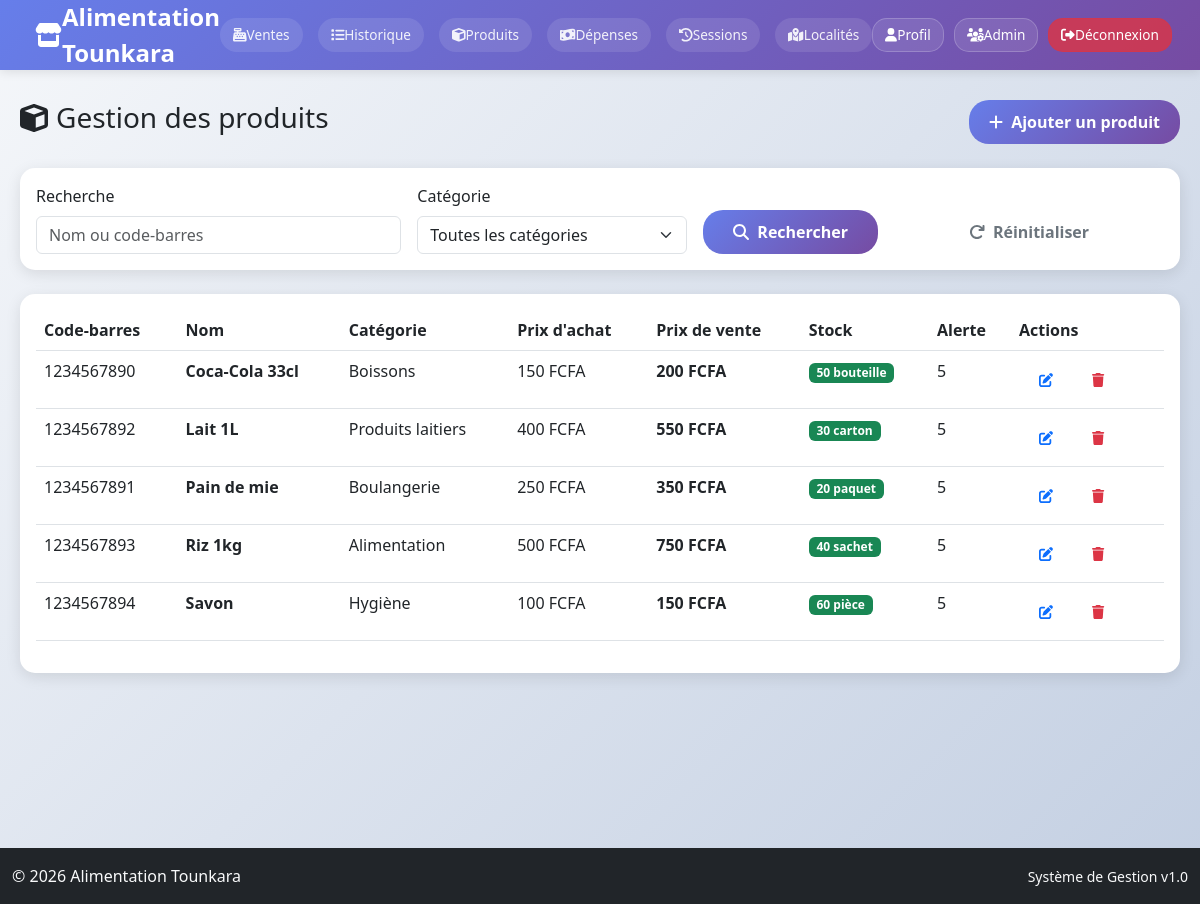
The page /products.php (signed in) on the database its author committed.
### tables this page shows
CREATE TABLE products (
    id INT AUTO_INCREMENT PRIMARY KEY,
    barcode VARCHAR(50) UNIQUE,
    name VARCHAR(200) NOT NULL,
    description TEXT,
    category_id INT,
    purchase_price DECIMAL(10,2) DEFAULT 0,
    selling_price DECIMAL(10,2) DEFAULT 0,
    stock_quantity INT DEFAULT 0,
    min_stock_alert INT DEFAULT 5,
    unit VARCHAR(20) DEFAULT 'unité',
    image_url VARCHAR(255),
    is_active BOOLEAN DEFAULT TRUE,
    created_at TIMESTAMP DEFAULT CURRENT_TIMESTAMP,
    updated_at TIMESTAMP DEFAULT CURRENT_TIMESTAMP ON UPDATE CURRENT_TIMESTAMP,
    FOREIGN KEY (category_id) REFERENCES categories(id)
);

CREATE TABLE categories (
    id INT AUTO_INCREMENT PRIMARY KEY,
    name VARCHAR(100) NOT NULL,
    description TEXT,
    created_at TIMESTAMP DEFAULT CURRENT_TIMESTAMP
);

### config/database.php (called while the page is built, shortened)
<?php
function formatMoney($amount) {
    return number_format((float)$amount, 0, ',', ' ') . ' ' . CURRENCY;
}
?>

### products.php (the view, shortened to what this page needs)
<?php
require_once 'config/database.php';
require_once 'includes/header.php';
$action = $_GET['action'] ?? 'list';
if ($action === 'list') {
    try {
        $query = "SELECT p.*, c.name as category_name FROM products p LEFT JOIN categories c ON p.category_id = c.id WHERE p.is_active = 1";
        $params = [];
        $query .= " ORDER BY p.name ASC";
        $stmt = $pdo->prepare($query);
        $stmt->execute($params);
        $products = $stmt->fetchAll();
    } catch(PDOException $e) {
        $error = 'Erreur: ' . $e->getMessage();
    }
}
?>
<?php if ($action === 'list'): ?>
<div class="row">
    <div class="col-12">
        <div class="d-flex justify-content-between align-items-center mb-4">
            <h1 class="h3">
                <i class="fas fa-cube me-2"></i>Gestion des produits
            </h1>
            <a href="products.php?action=add" class="btn btn-primary">
                <i class="fas fa-plus me-2"></i>Ajouter un produit
            </a>
        </div>
    </div>
</div>
<div class="card mb-4">
    <div class="card-body">
        <form method="GET" class="row g-3">
            <div class="col-md-4">
                <label for="search" class="form-label">Recherche</label>
                <input type="text" class="form-control" id="search" name="search" value="<?php echo htmlspecialchars($_GET['search'] ?? ''); ?>" placeholder="Nom ou code-barres">
            </div>
            <div class="col-md-3">
                <label for="category" class="form-label">Catégorie</label>
                <select class="form-select" id="category" name="category">
                    <option value="">Toutes les catégories</option>
                </select>
            </div>
            <div class="col-md-2 d-flex align-items-end">
                <button type="submit" class="btn btn-primary w-100">
                    <i class="fas fa-search me-2"></i>Rechercher
                </button>
            </div>
            <div class="col-md-3 d-flex align-items-end">
                <a href="products.php" class="btn btn-outline-secondary w-100">
                    <i class="fas fa-redo me-2"></i>Réinitialiser
                </a>
            </div>
        </form>
    </div>
</div>
<div class="card">
    <div class="card-body">
        <?php if (empty($products)): ?>
            <p class="text-muted text-center">Aucun produit trouvé</p>
        <?php else: ?>
            <div class="table-responsive">
                <table class="table table-hover">
                    <thead>
                        <tr>
                            <th>Code-barres</th>
                            <th>Nom</th>
                            <th>Catégorie</th>
                            <th>Prix d'achat</th>
                            <th>Prix de vente</th>
                            <th>Stock</th>
                            <th>Alerte</th>
                            <th>Actions</th>
                        </tr>
                    </thead>
                    <tbody>
                        <?php foreach ($products as $product): ?>
                        <tr class="<?php echo $product['stock_quantity'] <= $product['min_stock_alert'] ? 'table-warning' : ''; ?>">
                            <td><?php echo htmlspecialchars($product['barcode'] ?: 'N/A'); ?></td>
                            <td>
                                <strong><?php echo htmlspecialchars($product['name']); ?></strong>
                            </td>
                            <td><?php echo htmlspecialchars($product['category_name'] ?: 'N/A'); ?></td>
                            <td><?php echo formatMoney($product['purchase_price']); ?></td>
                            <td class="fw-bold"><?php echo formatMoney($product['selling_price']); ?></td>
                            <td>
                                <span class="badge <?php echo $product['stock_quantity'] <= $product['min_stock_alert'] ? 'bg-danger' : 'bg-success'; ?>">
                                    <?php echo $product['stock_quantity']; ?> <?php echo htmlspecialchars($product['unit']); ?>
                                </span>
                            </td>
                            <td><?php echo $product['min_stock_alert']; ?></td>
                            <td>
                                <div class="btn-group btn-group-sm">
                                    <a href="products.php?action=edit&id=<?php echo $product['id']; ?>" class="btn btn-outline-primary" title="Modifier">
                                        <i class="fas fa-edit"></i>
                                    </a>
                                    <button onclick="confirmDeleteProduct(<?php echo $product['id']; ?>)" class="btn btn-outline-danger" title="Supprimer">
                                        <i class="fas fa-trash"></i>
                                    </button>
                                </div>
                            </td>
                        </tr>
                        <?php endforeach; ?>
                    </tbody>
                </table>
            </div>
        <?php endif; ?>
    </div>
</div>
<?php endif; ?>
<?php require_once 'includes/footer.php'; ?>

### includes/header.php (style rules this page uses)
:root { --primary-color: #667eea; --secondary-color: #764ba2; --success-color: #4facfe; --danger-color: #f5576c; --dark-color: #2c3e50; --light-color: #f8f9fa; }
* { margin: 0; padding: 0; box-sizing: border-box; }
body { font-family: 'Segoe UI', Tahoma, Geneva, Verdana, sans-serif; background: linear-gradient(135deg, #f5f7fa 0%, #c3cfe2 100%); min-height: 100vh; padding-top: 70px; }
.card { border: none; border-radius: 15px; box-shadow: 0 4px 15px rgba(0,0,0,0.1); background: white; margin-bottom: 20px; }
.btn { border-radius: 20px; font-weight: 600; padding: 10px 20px; border: none; transition: all 0.3s ease; }
.btn-primary { background: linear-gradient(135deg, var(--primary-color) 0%, var(--secondary-color) 100%); color: white; }

### rows shown on the page
products: barcode "1234567890", name "Coca-Cola 33cl", category.name "Boissons", purchase_price "150 FCFA", selling_price "200 FCFA", stock_quantity "50", unit "bouteille", min_stock_alert "5"
products: barcode "1234567892", name "Lait 1L", category.name "Produits laitiers", purchase_price "400 FCFA", selling_price "550 FCFA", stock_quantity "30", unit "carton", min_stock_alert "5"
products: barcode "1234567891", name "Pain de mie", category.name "Boulangerie", purchase_price "250 FCFA", selling_price "350 FCFA", stock_quantity "20", unit "paquet", min_stock_alert "5"
products: barcode "1234567893", name "Riz 1kg", category.name "Alimentation", purchase_price "500 FCFA", selling_price "750 FCFA", stock_quantity "40", unit "sachet", min_stock_alert "5"
products: barcode "1234567894", name "Savon", category.name "Hygiène", purchase_price "100 FCFA", selling_price "150 FCFA", stock_quantity "60", unit "pièce", min_stock_alert "5"

### other values the page prints
SITE_NAME "Alimentation Tounkara"
